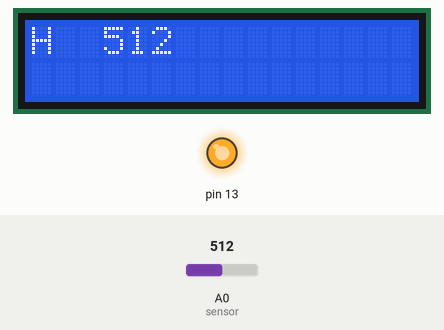
Simulated run of this sketch. Board: Arduino Uno, built with avr-gcc and run on an emulated ATmega328P. Shown: 16×2 character LCD, output pins drawn as LEDs (lit = HIGH). The test bench sets the inputs (shaded band); at power-on: A0 (sensor) = 512.

Above: at 1.2 s.
1.3 s: A0 (sensor) set to 216
At 2.7 s:
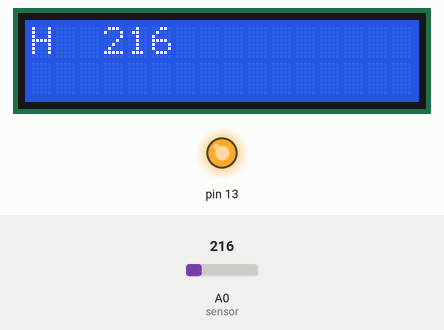
3.0 s: A0 (sensor) set to 189
At 4.3 s:
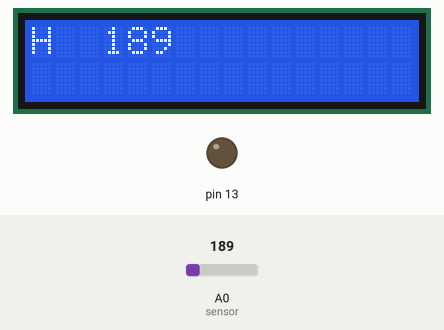
4.6 s: A0 (sensor) set to 210
At 5.1 s:
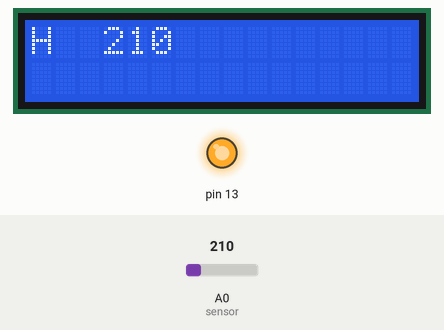
Timing chart, 0 to 7.6 s (numbered marks = the images above; inputs shaded):
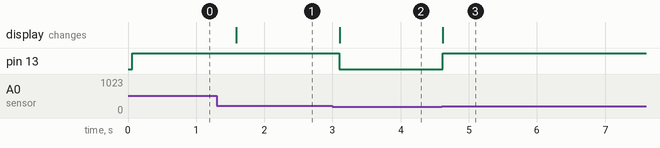

The sketch:

self-watering_v1.0.ino
```cpp
#define sensor A0 //pin to which the sensor is connected
//------------------Libraries-------------------
#include <LiquidCrystal_I2C.h>

LiquidCrystal_I2C lcd(0x3F,16,2);

void setup() {
  pinMode(13, OUTPUT);
  lcd.init();
  lcd.backlight();
}

void loop() {
  int sensor = analogRead(sensor);
  if (sensor > 200){
    digitalWrite(13, HIGH);
    }
  else{
    digitalWrite(13, LOW);
    }
  lcd.setCursor(0,0);
  lcd.print("H");
  lcd.setCursor(3,0);
  lcd.print(sensor);
  delay(500);
}
```

Measured:
- the behaviour switches between 201 and 200 on A0 (sensor) (found by bisection; images 1 and 2)
- after the input at 1.3 s, the display: changes after 0.29 s (image 1)
- after the input at 3.0 s, pin 13: HIGH → LOW after 0.10 s; the display: changes after 0.10 s (image 2)
- after the input at 4.6 s, pin 13: LOW → HIGH at once; the display: changes at once (image 3)
